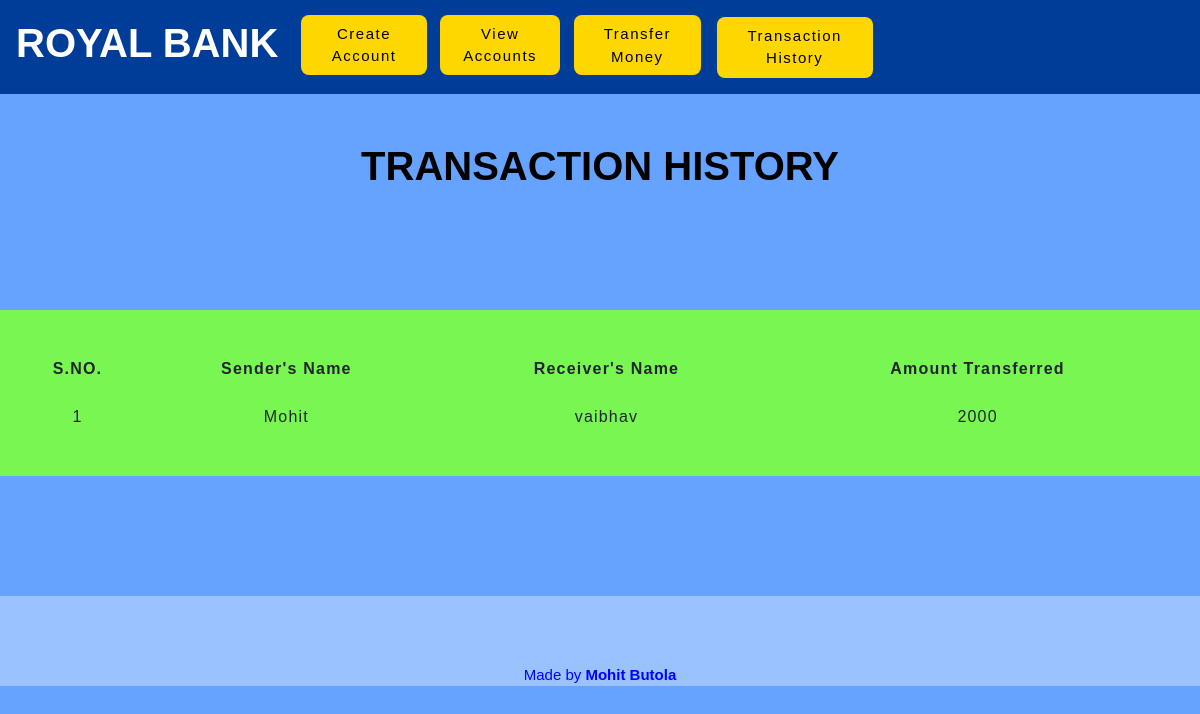
The app's page /see_history.php with its own data.
### tables this page shows
CREATE TABLE `transactions` (
  `Sno` int(3) NOT NULL,
  `Sender` varchar(60) NOT NULL,
  `Reciever` varchar(60) NOT NULL,
  `Amount` int(10) NOT NULL
);

### see_history.php (the view, shortened to what this page needs)
<!DOCTYPE html5>
<html lang="en">
<head>
    <link rel="stylesheet" href="https://maxcdn.bootstrapcdn.com/bootstrap/4.5.2/css/bootstrap.min.css">
    <link rel="stylesheet" href="CSS_Files/style.css" type="text/css">
    <link rel="stylesheet" href="CSS_Files/tablefor.css" type="text/css">
</head>
<body style="background-color: #66a3ff;">
<nav class="navbar navbar-expand-md" style="background-color: #003d99;">
    <a class="navbar-brand" href="index.php"><h1><b>ROYAL BANK</b></h1></a>
    <div class="collapse navbar-collapse" id="collapsibleNavbar">
      <ul class="navbar-nav">
        <li class="nav-item">
          <button style="background-color: #FFD700;margin:5%; height: 60px; padding: 0px; "> <a class="nav-link" href="c_user.php" style="color: black;">Create Account</a> </button>
        </li>
        <li class="nav-item">
        <button style="background-color: #FFD700; margin:5%; height: 60px; padding: 0px; "> <a class="nav-link" href="money_trans.php" style="color: black;"> View Accounts</a> </button>
        </li>
        <li class="nav-item">
        <button style="background-color: #FFD700; margin:5%; height: 60px; padding: 0px;" > <a class="nav-link" href="userselected.php" style="color: black;">Transfer Money</a> </button>
        </li>
        <li class="nav-item">
        <button style="background-color: #FFD700; margin:5%; height: 6  0px; padding: 0px; "> <a class="nav-link" href="see_history.php" style="color: black;">Transaction History</a> </button>
        </li>
      </ul>
    </div>
  </nav>
    <h1 style="color:Black;" align = "center"><br>TRANSACTION HISTORY</h1>
    <div class="database">
        <?php
        $connection = mysqli_connect("localhost", "id16104062_mohit", "3Fw0COENqisX@v4c", "id16104062_grip") or die("Can't connect");
        $sql = "SELECT * FROM `transactions`";
        $result = mysqli_query($connection, $sql);
        $num = mysqli_num_rows($result);
        if ($num > 0) {
            echo "<table><tr><th>S.NO.</th><th>Sender's Name</th><th>Receiver's Name</th><th>Amount Transferred</th></tr>";
            while ($row = mysqli_fetch_assoc($result)) {
                echo "<tr><td>" . $row['Sno'] . "</td><td>" . $row['Sender'] . "</td><td>" . $row['Reciever'] . "</td><td>" . $row['Amount'] . "</td>"; ?>
                </tr>
        <?php
            }
            echo "</table>";
        } else {
            echo "0 results";
        }
        ?>
    </div>
    <footer style="background-color: #99c2ff;">
      <p><br><br><br>Made by <b>Mohit Butola</b><br></p>
    </footer>
</body>
</html>

### CSS_Files/style.css (style rules this page uses)
* { padding: 0; margin: 0; box-sizing: border-box; font-family: sans-serif; }
h1 { color:white; font-weight: bold; transition: 0.5s; }
button { border:none; border-radius: 8px; padding: 10px; background:#14bbca; color:white; letter-spacing: 1.5px; font-size: 15px; transition: 0.5s; }
footer { position: relative; left: 0; bottom: 0; width: 100%; color: blue; background-color:#E8DAEF; text-align: center; }
footer p { margin: 0; font-size: 15px; }

### CSS_Files/tablefor.css (style rules this page uses)
.tabletrans,table { width: 100%; margin: 10% auto; background-color:#78f752; padding: 20px; text-align:center; letter-spacing: 1.2px; }
table, th, td { border-collapse:separate; border-spacing:0 30px; }
th { text-align:center; }

### records on screen
transactions: Sno "1", Sender "Mohit", Reciever "vaibhav", Amount "2000"
